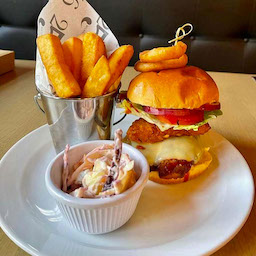
#> input picture code_v1/test.bmp, 256 x 256 px
$ python jpeg_coder_lost.py
#> lines starting #> are read from the running program, lines starting #| are printed output that depends on the picture
import numpy as np
import os
from PIL import Image
import random


class KJPEG:
    def __init__(self):
        # 初始化DCT变换的A矩阵，https://blog.csdn.net/ahafg/article/details/48808443
        self.__dctA = np.zeros(shape=(8, 8))
        for i in range(8):
            c = 0
            if i == 0:
                c = np.sqrt(1 / 8)
            else:
                c = np.sqrt(2 / 8)
            for j in range(8):
                self.__dctA[i, j] = c * np.cos(np.pi * i * (2 * j + 1) / (2 * 8))
        # 亮度量化矩阵
        self.__lq = np.array([
            16, 11, 10, 16, 24, 40, 51, 61,
            12, 12, 14, 19, 26, 58, 60, 55,
            14, 13, 16, 24, 40, 57, 69, 56,
            14, 17, 22, 29, 51, 87, 80, 62,
            18, 22, 37, 56, 68, 109, 103, 77,
            24, 35, 55, 64, 81, 104, 113, 92,
            49, 64, 78, 87, 103, 121, 120, 101,
            72, 92, 95, 98, 112, 100, 103, 99,
        ])
        # 色度量化矩阵
        self.__cq = np.array([
            17, 18, 24, 47, 99, 99, 99, 99,
            18, 21, 26, 66, 99, 99, 99, 99,
            24, 26, 56, 99, 99, 99, 99, 99,
            47, 66, 99, 99, 99, 99, 99, 99,
            99, 99, 99, 99, 99, 99, 99, 99,
            99, 99, 99, 99, 99, 99, 99, 99,
            99, 99, 99, 99, 99, 99, 99, 99,
            99, 99, 99, 99, 99, 99, 99, 99,
        ])
        # 标记矩阵类型，lt是亮度矩阵，ct是色度矩阵
        self.__lt = 0
        self.__ct = 1
        # https://my.oschina.net/tigerBin/blog/1083549
        # Zig编码表
        self.__zig = np.array([
            0, 1, 8, 16, 9, 2, 3, 10,
            17, 24, 32, 25, 18, 11, 4, 5,
            12, 19, 26, 33, 40, 48, 41, 34,
            27, 20, 13, 6, 7, 14, 21, 28,
            35, 42, 49, 56, 57, 50, 43, 36,
            29, 22, 15, 23, 30, 37, 44, 51,
            58, 59, 52, 45, 38, 31, 39, 46,
            53, 60, 61, 54, 47, 55, 62, 63
        ])
        # Zag编码表
        self.__zag = np.array([
            0, 1, 5, 6, 14, 15, 27, 28,
            2, 4, 7, 13, 16, 26, 29, 42,
            3, 8, 12, 17, 25, 30, 41, 43,
            9, 11, 18, 24, 31, 40, 44, 53,
            10, 19, 23, 32, 39, 45, 52, 54,
            20, 22, 33, 38, 46, 41, 55, 60,
            21, 34, 37, 47, 50, 56, 59, 61,
            35, 36, 48, 49, 57, 58, 62, 63
        ])

    def __Rgb2Yuv(self, r, g, b):
        # 从图像获取YUV矩阵
        y = 0.299 * r + 0.587 * g + 0.114 * b
        u = -0.1687 * r - 0.3313 * g + 0.5 * b + 128
        v = 0.5 * r - 0.419 * g - 0.081 * b + 128
        return y, u, v

    def __Fill(self, matrix):
        # 图片的长宽都需要满足是16的倍数（采样长宽会缩小1/2和取块长宽会缩小1/8）
        # 图像压缩三种取样方式4:4:4、4:2:2、4:2:0
        fh, fw = 0, 0
        if self.height % 16 != 0:
            fh = 16 - self.height % 16
        if self.width % 16 != 0:
            fw = 16 - self.width % 16
        res = np.pad(matrix, ((0, fh), (0, fw)), 'constant',
                             constant_values=(0, 0))
        return res

    def __Encode(self, matrix, tag):
        # 先对矩阵进行填充
        matrix = self.__Fill(matrix)
        # 将图像矩阵切割成8*8小块
        height, width = matrix.shape
        # 减少for循环语句，利用numpy的自带函数来提升算法效率
        # numpy的函数自带并行处理，不用像for循环一样串行处理
        shape = (height // 8, width // 8, 8, 8)
        strides = matrix.itemsize * np.array([width * 8, 8, width, 1])
        blocks = np.lib.stride_tricks.as_strided(matrix, shape=shape, strides=strides)
        res = []
        #res1=[]
        for i in range(height // 8):
            for j in range(width // 8):
                res.append(self.__Quantize(self.lost(self.__Dct(blocks[i, j])).reshape(64), tag))
                #res1.append(self.lost(self.__Dct(blocks[i, j])).reshape(64))

        #sjc:查看DCT系数

        print('unQ start')
        f=open('/Users/cesar/Desktop/同步储存/net/jpeg/code_v1/losQ_dct_res.txt','w')
        for i in res:
            f.write(str(i))
            f.write('\n'+'-------------------'+'\n')
        f.close()
        print('unQ over')
        '''
        print('Q start')
        f=open('/Users/cesar/Desktop/同步储存/net/jpeg&so on/code_v1/Q_dct_res.txt','w')
        for i in res:
            f.write(str(i))
            f.write('\n'+'-------------------'+'\n')
        f.close()
        print('Q over')
        '''
        #sjc_over

        return res


    def lost(self,block):
        for i in range(8):
            for j in range(8):
                '''a=random.randint(0,7)
                if((i-j*2+14)%8==a):
                    block[i,j]=0'''
                if not(i*8+j==0 or i*8+j==1 or i*8+j==8 or i*8+j==16 or i*8+j==9 or i*8+j==2 or i*8+j==3 or i*8+j==10):
                    block[i,j]=0
                '''a=random.randint(1,6)
                if(i*3+j==a):
                    block[i,j]=0'''

        return block


    def __Dct(self, block):
        # DCT变换
        res = np.dot(self.__dctA, block)
        res = np.dot(res, np.transpose(self.__dctA))
        return res

    def __Quantize(self, block, tag):
        res = block
        if tag == self.__lt:
            res = np.round(res / self.__lq) #sjc:float()
        elif tag == self.__ct:
            res = np.round(res / self.__cq) #sjc:float()
        return res

    def __Zig(self, blocks):
        ty = np.array(blocks)
        tz = np.zeros(ty.shape)
        for i in range(len(self.__zig)):
            tz[:, i] = ty[:, self.__zig[i]]
        tz = tz.reshape(tz.shape[0] * tz.shape[1])
        return tz.tolist()

    def __Rle(self, blist):
        res = []
        cnt = 0
        for i in range(len(blist)):
            if blist[i] != 0:
                res.append(cnt)
                res.append(int(blist[i]))
                cnt = 0
            elif cnt == 15:
                res.append(cnt)
                res.append(int(blist[i]))
                cnt = 0
            else:
                cnt += 1
        # 末尾全是0的情况
        if cnt != 0:
            res.append(cnt - 1)
            res.append(0)
        return res

    def Compress(self, filename):
        # 根据路径image_path读取图片，并存储为RGB矩阵
#> called with filename = './test.bmp'
        image = Image.open(filename)
#> image is the input picture: PIL image 256x256 RGB; mean R, G, B 157.6, 124.4, 90.9
        # 获取图片宽度width和高度height
        self.width, self.height = image.size
#> self.width = 256; self.height = 256
        image = image.convert('RGB')
        image = np.asarray(image)
        r = image[:, :, 0]
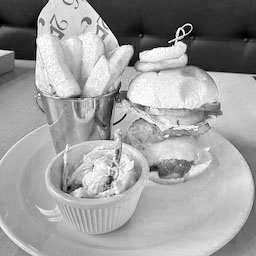
#> r: shape (256, 256); min 0, max 255, mean 157.6
        g = image[:, :, 1]
        b = image[:, :, 2]
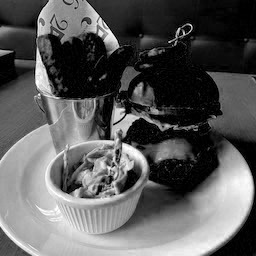
#> b: shape (256, 256); min 0, max 255, mean 90.9
        # 将图像RGB转YUV
        y, u, v = self.__Rgb2Yuv(r, g, b)
#> in __Rgb2Yuv, `y = 0.299 * r + 0.587 * g + 0.114 * b`:
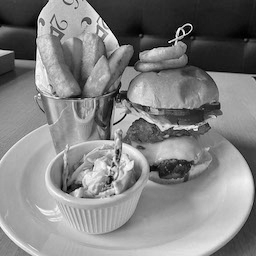
#> y: shape (256, 256) float64; min 0, max 254.2, mean 130.5
#> in __Rgb2Yuv, `u = -0.1687 * r - 0.3313 * g + 0.5 * b + 128`:
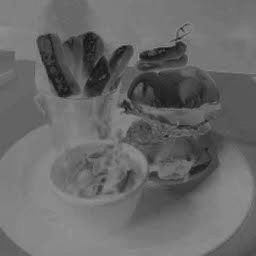
#> u: shape (256, 256) float64; min 17.9, max 147.3, mean 105.7
#> in __Rgb2Yuv, `v = 0.5 * r - 0.419 * g - 0.081 * b + 128`:
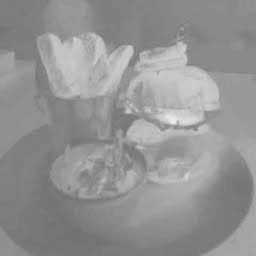
#> v: shape (256, 256) float64; min 113.1, max 239.3, mean 147.3
        # 对图像矩阵进行编码
        y_blocks = self.__Encode(y, self.__lt)
#> in __Encode, `strides = matrix.itemsize * np.array([width * 8, 8, width, 1])`: strides = [16384, 64, 2048, 8]
#> after the loop in __Encode, `for i in range(height // 8):`: res = 1024 items
#> y_blocks = 1024 items
        u_blocks = self.__Encode(u, self.__ct)
#> u_blocks = 1024 items
        v_blocks = self.__Encode(v, self.__ct)
#> v_blocks = 1024 items
        # 对图像小块进行Zig编码和RLE编码
        y_code = self.__Rle(self.__Zig(y_blocks))
#> in __Zig, `ty = np.array(blocks)`:
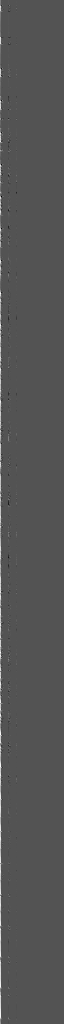
#> ty: shape (1024, 64) float64; min -57, max 117, mean 1; drawn with min black and max white
#> in __Rle, `res = []`: res = []
#> the loop in __Rle, `for i in range(len(blist)):` made 65536 passes
#> cnt on passes 1 to 12: 0, 1, 0, 1, 2, 3, 4, 5, 6, 7, 8, 9
#> after the loop in __Rle, `for i in range(len(blist)):`: res = 16988 values, max 117 at index 12581, min -57 at index 3029, mean 7.28
#> y_code = 16990 values, max 117 at index 12581, min -57 at index 3029, mean 7.28
        u_code = self.__Rle(self.__Zig(u_blocks))
#> the loop in __Rle (call 2), `for i in range(len(blist)):` made 65536 passes
#> u_code = 12720 values, max 66 at index 11487, min -13 at index 5485, mean 8.66
        v_code = self.__Rle(self.__Zig(v_blocks))
#> in __Zig (call 3), `ty = np.array(blocks)`:
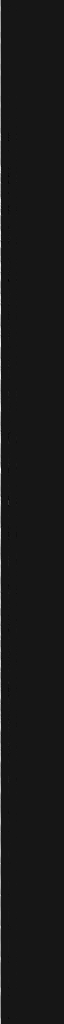
#> ty: shape (1024, 64) float64; min -10, max 104, mean 1.1; drawn with min black and max white
#> v_code = 12224 values, max 104 at index 5681, min -10 at index 3199, mean 10.66
        # 计算VLI可变字长整数编码并写入文件，未实现Huffman部分
        # 原理详解：https://www.cnblogs.com/Arvin-JIN/p/9133745.html
        buff = 0
        tfile = os.path.splitext(filename)[0] + "_comp"
        if os.path.exists(tfile):
            os.remove(tfile)
        with open(tfile, 'wb') as o:
            o.write(self.height.to_bytes(2, byteorder='big'))
            o.flush()
            o.write(self.width.to_bytes(2, byteorder='big'))
            o.flush()
            o.write((len(y_code)).to_bytes(4, byteorder='big'))
            o.flush()
            o.write((len(u_code)).to_bytes(4, byteorder='big'))
            o.flush()
            o.write((len(v_code)).to_bytes(4, byteorder='big'))
            o.flush()
        self.__Write2File(tfile, y_code, u_code, v_code)

    # https://blog.csdn.net/weixin_43690347/article/details/84146979
    def __Write2File(self, filename, y_code, u_code, v_code):
#> called with filename = './test_comp'
        with open(filename, "ab+") as o:
            buff = 0
            bcnt = 0
            data = y_code + u_code + v_code
#> data = 41934 items
            for i in range(len(data)):
                if i % 2 == 0:
                    td = data[i]
                    for ti in range(4):
                        buff = (buff << 1) | ((td & 0x08) >> 3)
                        td <<= 1
                        bcnt += 1
                        if bcnt == 8:
                            o.write(buff.to_bytes(1, byteorder='big'))
                            o.flush()
                            buff = 0
                            bcnt = 0
                else:
                    td = data[i]
                    vtl, vts = self.__VLI(td)
                    for ti in range(4):
                        buff = (buff << 1) | ((vtl & 0x08) >> 3)
                        vtl <<= 1
                        bcnt += 1
                        if bcnt == 8:
                            o.write(buff.to_bytes(1, byteorder='big'))
                            o.flush()
                            buff = 0
                            bcnt = 0
                    for ts in vts:
                        buff <<= 1
                        if ts == '1':
                            buff |= 1
                        bcnt += 1
                        if bcnt == 8:
                            o.write(buff.to_bytes(1, byteorder='big'))
                            o.flush()
                            buff = 0
                            bcnt = 0
#> this loop made 41934 passes
#> (ts in __VLI, tl in __VLI, tn in __VLI, vts) on pass 18: ('0', 1, 65534, '0')
#> (ts in __VLI, tl in __VLI, vts) on passes 2, 4, 6, 8, 10, 12: ('11101', 5, '11101'), ('10', 2, '10'), ('0', 0, '0'), ('0', 0, '0'), ('0', 0, '0'), ('11110', 5, '11110')
#> after the loop, bcnt = 6; buff = 0
            if bcnt != 0:
                buff <<= (8 - bcnt)
                o.write(buff.to_bytes(1, byteorder='big'))
                o.flush()
                buff = 0
                bcnt = 0

    # [13 lines left out: functions __IDct, __IQuantize, not called in this run]

    def __IFill(self, matrix):
        matrix = matrix[:self.height, :self.width]
        return matrix

    # [17 lines left out: function __Decode, not called in this run]

    def __ReadFile(self, filename):
        with open(filename, "rb") as o:
            tb = o.read(2)
            self.height = int.from_bytes(tb, byteorder='big')
            tb = o.read(2)
            self.width = int.from_bytes(tb, byteorder='big')
            tb = o.read(4)
            ylen = int.from_bytes(tb, byteorder='big')
            tb = o.read(4)
            ulen = int.from_bytes(tb, byteorder='big')
            tb = o.read(4)
            vlen = int.from_bytes(tb, byteorder='big')
            buff = 0
            bcnt = 0
            rlist = []
            itag = 0
            icnt = 0
            vtl, tb, tvtl = None, None, None
            while len(rlist) < ylen + ulen + vlen:
                if bcnt == 0:
                    tb = o.read(1)
                    if not tb:
                        break
                    tb = int.from_bytes(tb, byteorder='big')
                    bcnt = 8
                if itag == 0:
                    buff = (buff << 1) | ((tb & 0x80) >> 7)
                    tb <<= 1
                    bcnt -= 1
                    icnt += 1
                    if icnt == 4:
                        rlist.append(buff & 0x0F)
                    elif icnt == 8:
                        vtl = buff & 0x0F
                        tvtl = vtl
                        itag = 1
                        buff = 0
                else:
                    buff = (buff << 1) | ((tb & 0x80) >> 7)
                    tb <<= 1
                    bcnt -= 1
                    tvtl -= 1
                    if tvtl == 0 or tvtl == -1:
                        rlist.append(self.__IVLI(vtl, bin(buff)[2:].rjust(vtl, '0')))
                        itag = 0
                        icnt = 0
        y_dcode = rlist[:ylen]
        u_dcode = rlist[ylen:ylen+ulen]
        v_dcode = rlist[ylen+ulen:ylen+ulen+vlen]
        return y_dcode, u_dcode, v_dcode
        pass

    # [16 lines left out: functions __Zag, __IRle, not called in this run]

    def Decompress(self, filename):
        y_dcode, u_dcode, v_dcode = self.__ReadFile(filename)
        y_blocks = self.__Zag(self.__IRle(y_dcode))
        u_blocks = self.__Zag(self.__IRle(u_dcode))
        v_blocks = self.__Zag(self.__IRle(v_dcode))
        y = self.__Decode(y_blocks, self.__lt)
        u = self.__Decode(u_blocks, self.__ct)
        v = self.__Decode(v_blocks, self.__ct)
        r = (y + 1.402 * (v - 128))
        g = (y - 0.34414 * (u - 128) - 0.71414 * (v - 128))
        b = (y + 1.772 * (u - 128))
        r = Image.fromarray(r).convert('L')
        g = Image.fromarray(g).convert('L')
        b = Image.fromarray(b).convert('L')
        image = Image.merge("RGB", (r, g, b))
        image.save("./result.jpeg", "jpeg")
        image.show()

    def __VLI(self, n):
        # 获取整数n的可变字长整数编码
        ts, tl = 0, 0
        if n > 0:
            ts = bin(n)[2:]
            tl = len(ts)
        elif n < 0:
            tn = (-n) ^ 0xFFFF
            tl = len(bin(-n)[2:])
            ts = bin(tn)[-tl:]
        else:
            tl = 0
            ts = '0'
        return (tl, ts)

    # [11 lines left out: function __IVLI, not called in this run]

if __name__ == '__main__':
    kjpeg = KJPEG()
    kjpeg.Compress("./test.bmp")
    kjpeg.Decompress("./test_comp")
